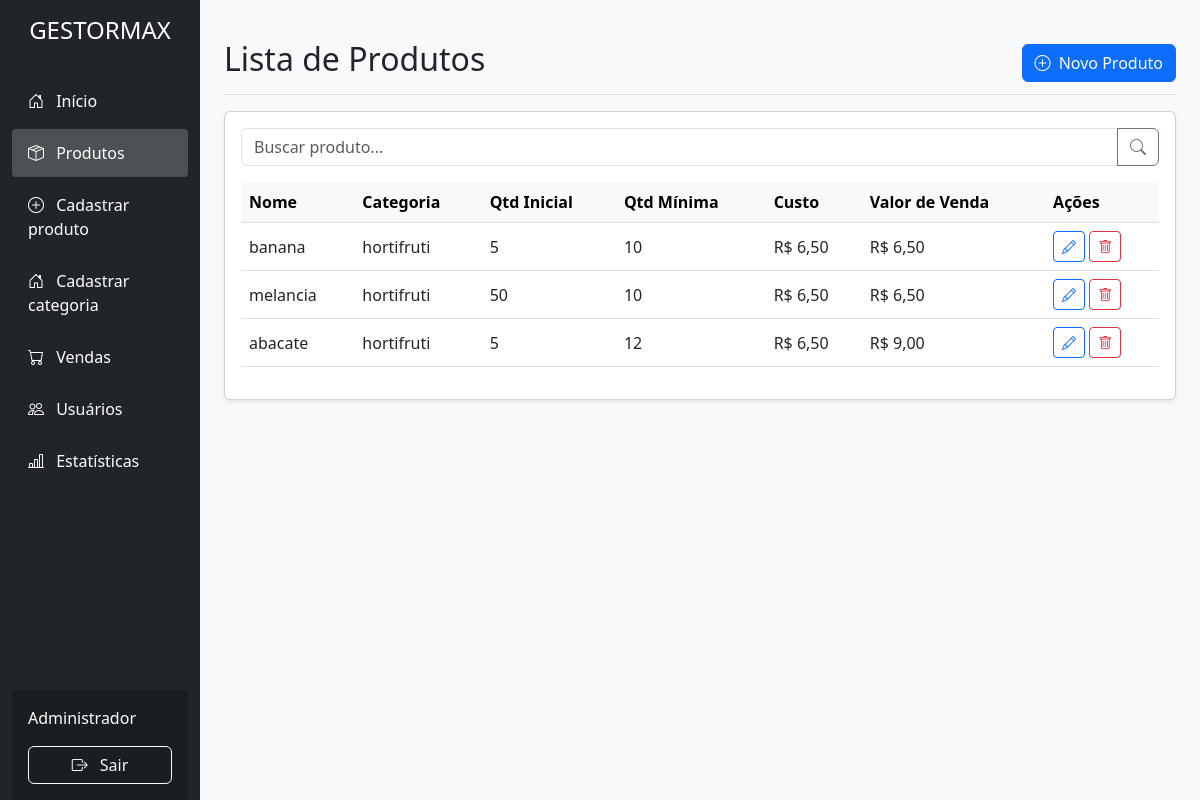
Page /pages/produtos-lista.php on the committed database.
### tables this page shows
CREATE TABLE `produtos` (
  `id` int NOT NULL,
  `nome` varchar(100) NOT NULL,
  `categoria_id` int DEFAULT NULL,
  `quantidade_inicial` int NOT NULL,
  `quantidade_minima` int NOT NULL,
  `custo` decimal(10,2) NOT NULL,
  `valor_venda` decimal(10,2) NOT NULL
);

CREATE TABLE `categorias` (
  `categoria_id` int NOT NULL,
  `nome` varchar(100) NOT NULL
);

### pages/produtos-lista.php (the view, shortened to what this page needs)
<?php
include 'conexao.php';
$sql = "SELECT p.*, c.nome AS cat_nome FROM produtos p LEFT JOIN categorias c ON p.categoria_id = c.categoria_id";
$result = $conn->query($sql);
?>
<!DOCTYPE html>
<html lang="pt-BR">
<head>
  <link href="https://cdn.jsdelivr.net/npm/bootstrap@5.3.0/dist/css/bootstrap.min.css" rel="stylesheet" />
  <link rel="stylesheet" href="https://cdn.jsdelivr.net/npm/bootstrap-icons@1.10.0/font/bootstrap-icons.css" />
  <link rel="stylesheet" href="../styles/produtos.css" />
  <link rel="stylesheet" href="../styles/sidebar.css" />
</head>
<body>
<div class="container-fluid">
  <div class="row">
    <?php include '../INCLUDE/sidebar.php'; ?>
    <main class="col-md-9 ms-sm-auto col-lg-10 px-md-4 py-4">
      <div class="d-flex justify-content-between flex-wrap flex-md-nowrap align-items-center pt-3 pb-2 mb-3 border-bottom">
        <h1 class="h2">Lista de Produtos</h1>
        <a href="produtos-cadastro.php" class="btn btn-primary">
          <i class="bi bi-plus-circle me-1"></i> Novo Produto
        </a>
      </div>
      <div class="card shadow-sm">
        <div class="card-body">
          <div class="input-group mb-3">
            <input type="text" id="busca-produto" class="form-control" placeholder="Buscar produto..." />
            <button class="btn btn-outline-secondary" type="button" id="btn-buscar-produto">
              <i class="bi bi-search"></i>
            </button>
          </div>
          <div class="table-responsive">
            <table class="table table-hover" id="tabela-produtos">
              <thead class="table-light">
                <tr>
                  <th>Nome</th>
                  <th>Categoria</th>
                  <th>Qtd Inicial</th>
                  <th>Qtd Mínima</th>
                  <th>Custo</th>
                  <th>Valor de Venda</th>
                  <th>Ações</th>
                </tr>
              </thead>
              <tbody>
                <?php
                if ($result->num_rows > 0) {
                  while ($row = $result->fetch_assoc()) {
                    echo "<tr>";
                    echo "<td>" . htmlspecialchars($row['nome']) . "</td>";
                    echo "<td>" . htmlspecialchars($row['cat_nome'] ?? 'Sem categoria') . "</td>";
                    echo "<td>" . intval($row['quantidade_inicial']) . "</td>";
                    echo "<td>" . intval($row['quantidade_minima']) . "</td>";
                    echo "<td>R$ " . number_format($row['custo'], 2, ',', '.') . "</td>";
                    echo "<td>R$ " . number_format($row['valor_venda'], 2, ',', '.') . "</td>";
                    echo "<td>
                            <a href='produtos-editar.php?id=" . $row['id'] . "' class='btn btn-sm btn-outline-primary' title='Editar'>
                              <i class='bi bi-pencil'></i>
                            </a>
                            <button class='btn btn-sm btn-outline-danger btn-excluir' data-id='" . $row['id'] . "' title='Excluir'>
                              <i class='bi bi-trash'></i>
                            </button>
                          </td>";
                    echo "</tr>";
                  }
                } else {
                  echo "<tr><td colspan='7' class='text-center'>Nenhum produto encontrado.</td></tr>";
                }
                ?>
              </tbody>
            </table>
          </div>
        </div>
      </div>
    </main>
  </div>
</div>
</body>
</html>

### INCLUDE/sidebar.php (shortened to what this page needs)
<?php
$current = basename($_SERVER['SCRIPT_NAME']);
function isActive(string $page, string $current): string {
    return $page === $current ? 'active' : '';
}
?>
<div class="col-md-3 col-lg-2 d-md-block bg-dark sidebar">
  <div class="position-sticky pt-3 vh-100 d-flex flex-column">
    <div class="sidebar-header text-center mb-4 px-3">
      <h1 class="h4 text-white">GESTORMAX</h1>
    </div>
    <nav class="flex-grow-1">
      <ul class="nav flex-column">
        <li class="nav-item">
          <a class="nav-link text-white <?php echo isActive('dashboard.php', $current); ?>" href="dashboard.php">
            <i class="bi bi-house-door me-2"></i>
            Início
          </a>
        </li>
        <li class="nav-item">
          <a class="nav-link text-white <?php echo isActive('produtos-lista.php', $current); ?>" href="produtos-lista.php">
            <i class="bi bi-box-seam me-2"></i>
            Produtos
          </a>
        </li>
        <li class="nav-item">
          <a class="nav-link text-white <?php echo isActive('produtos-cadastro.php', $current); ?>" href="produtos-cadastro.php">
            <i class="bi bi-plus-circle me-2"></i>
            Cadastrar produto
          </a>
        </li>
        <li class="nav-item">
          <a class="nav-link text-white <?php echo isActive('criar-categoria.php', $current); ?>" href="criar-categoria.php">
            <i class="bi bi-house-door me-2"></i>
            Cadastrar categoria
          </a>
        </li>
        <li class="nav-item">
          <a class="nav-link text-white <?php echo isActive('vendas.php', $current); ?>" href="vendas.php">
            <i class="bi bi-cart me-2"></i>
            Vendas
          </a>
        </li>
        <li class="nav-item">
          <a class="nav-link text-white <?php echo isActive('usuarios-lista.php', $current); ?>" href="usuarios-lista.php">
            <i class="bi bi-people me-2"></i>
            Usuários
          </a>
        </li>
        <li class="nav-item">
          <a class="nav-link text-white <?php echo isActive('estatisticas.php', $current); ?>" href="estatisticas.php">
            <i class="bi bi-bar-chart-line me-2"></i>
            Estatísticas
          </a>
        </li>
      </ul>
    </nav>
    <div class="sidebar-footer mt-auto p-3">
      <div class="d-flex justify-content-between align-items-center mb-3">
        <span class="text-white" id="user-name">
        <?php echo htmlspecialchars($_SESSION['usuario_nome'] ?? 'Administrador'); ?>
        </span>
      </div>
      <a href="logout.php" class="btn btn-outline-light w-100">
         <i class="bi bi-box-arrow-right me-2"></i> Sair
      </a>
    </div>
  </div>
</div>

### styles/produtos.css (style rules this page uses)
body { background-color: #f8f9fa; overflow-x: hidden; }
.table th { white-space: nowrap; }
.table td { vertical-align: middle; }

### styles/sidebar.css (style rules this page uses)
.sidebar { min-height: 100vh; background-color: #212529; }
.sidebar .nav-link { padding: 0.75rem 1rem; border-radius: 0.25rem; margin-bottom: 0.25rem; }
.sidebar .nav-link.active { background-color: rgba(255, 255, 255, 0.2); font-weight: 500; }
.sidebar-footer { background-color: rgba(0, 0, 0, 0.2); }

### rows in the picture
produtos: nome "banana", categoria.nome "hortifruti", quantidade_inicial "5", quantidade_minima "10", custo "6,50", valor_venda "6,50"
produtos: nome "melancia", categoria.nome "hortifruti", quantidade_inicial "50", quantidade_minima "10", custo "6,50", valor_venda "6,50"
produtos: nome "abacate", categoria.nome "hortifruti", quantidade_inicial "5", quantidade_minima "12", custo "6,50", valor_venda "9,00"

### other values in the picture
$_SESSION['usuario_nome'] "Administrador"
